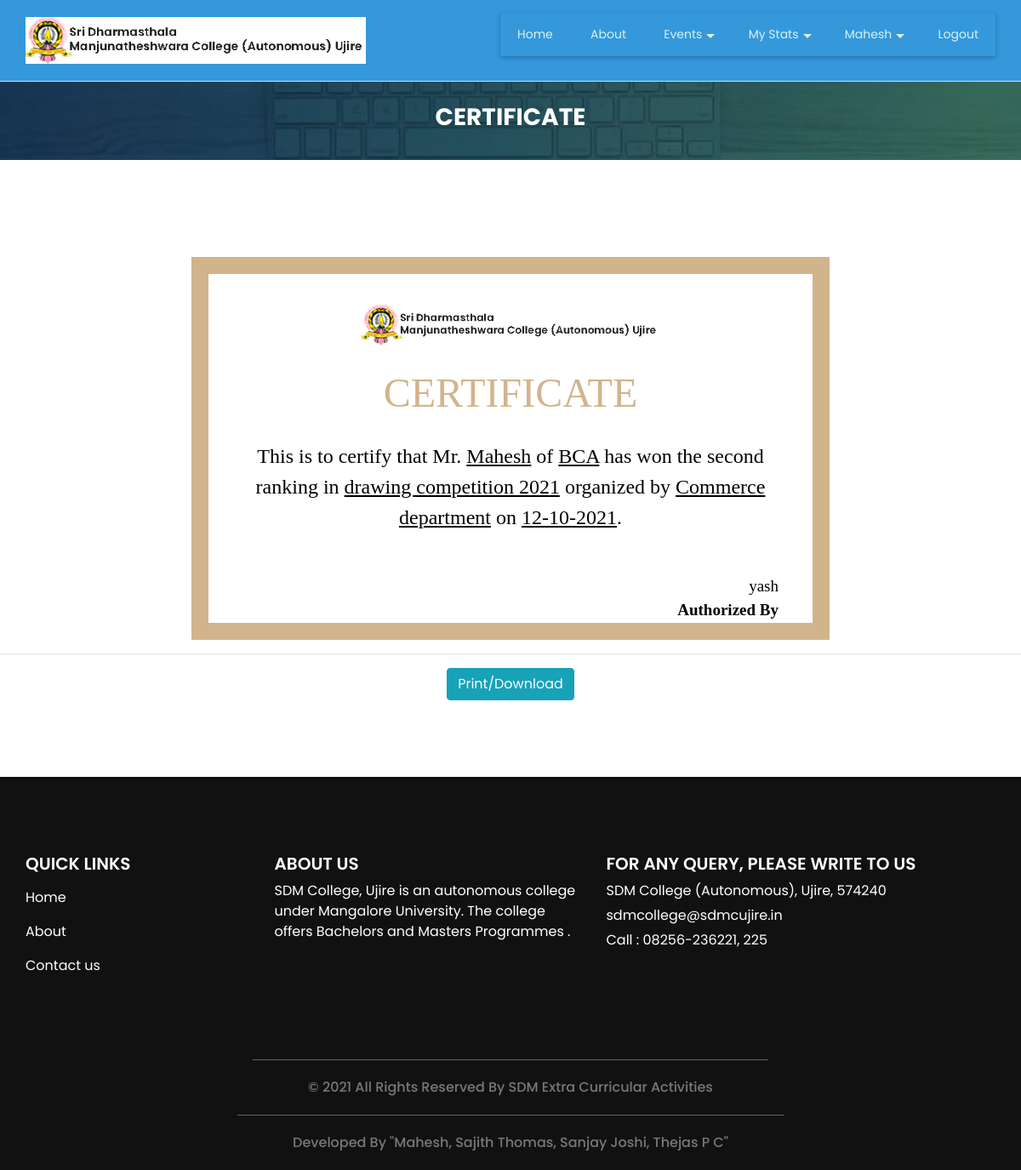
/certificate.php?event_id=14 (signed in), run on the app's committed database.
### tables this page shows
CREATE TABLE `student` (
  `student_id` int(11) NOT NULL,
  `student_name` varchar(30) NOT NULL,
  `course_id` int(11) NOT NULL,
  `student_rollno` varchar(10) NOT NULL,
  `student_password` varchar(300) NOT NULL,
  `st_class` varchar(20) NOT NULL,
  `student_image` varchar(300) NOT NULL,
  `gender` varchar(10) NOT NULL,
  `dob` date NOT NULL,
  `language` varchar(25) NOT NULL,
  `elective_paper` varchar(20) NOT NULL,
  `extension_activities` varchar(50) NOT NULL,
  `student_status` varchar(10) NOT NULL
);

CREATE TABLE `event_participation` (
  `event_participation_id` int(11) NOT NULL,
  `event_id` int(11) NOT NULL,
  `student_id` int(11) NOT NULL,
  `event_participation_type` varchar(25) NOT NULL,
  `team` varchar(25) NOT NULL,
  `apply_dt_tim` datetime NOT NULL,
  `event_participation_status` varchar(10) NOT NULL
);

CREATE TABLE `course` (
  `course_id` int(11) NOT NULL,
  `course_title` varchar(25) NOT NULL,
  `course_description` text NOT NULL,
  `course_status` varchar(10) NOT NULL
);

CREATE TABLE `event` (
  `event_id` bigint(20) NOT NULL,
  `event_type_id` int(11) NOT NULL,
  `event_participation_type` varchar(25) NOT NULL COMMENT 'Single, Team',
  `no_of_participants` int(11) NOT NULL,
  `event_title` varchar(300) NOT NULL,
  `event_description` text NOT NULL,
  `event_rules` text NOT NULL,
  `event_banner` varchar(300) NOT NULL,
  `department_id` int(11) NOT NULL,
  `club_id` int(11) NOT NULL,
  `course_id` text NOT NULL,
  `st_class` text NOT NULL,
  `event_date_time` datetime NOT NULL,
  `event_venue` text NOT NULL,
  `staff_id` int(11) NOT NULL,
  `participation_limit` int(11) NOT NULL,
  `event_status` varchar(10) NOT NULL
);

CREATE TABLE `department` (
  `department_id` int(11) NOT NULL,
  `department` varchar(25) NOT NULL,
  `department_detail` text NOT NULL,
  `department_status` varchar(10) NOT NULL
);

CREATE TABLE `staff` (
  `staff_id` int(11) NOT NULL,
  `staff_name` varchar(25) NOT NULL,
  `staff_dp` varchar(300) NOT NULL,
  `staff_type` varchar(20) NOT NULL,
  `department_id` int(11) NOT NULL,
  `login_id` varchar(40) NOT NULL,
  `password` varchar(300) NOT NULL,
  `gender` varchar(6) NOT NULL,
  `dob` date NOT NULL,
  `staff_status` varchar(10) NOT NULL
);

### certificate.php (the view, shortened to what this page needs)
<?php
include("header.php");
$sqlview = "SELECT * FROM  event_participation LEFT JOIN event ON event_participation.event_id=event.event_id LEFT JOIN student ON student.student_id=event_participation.student_id  where event.event_id='$_GET[event_id]' AND event_participation.student_id='$_SESSION[student_id]'";
$sqlview = $sqlview. " ORDER BY event_date_time DESC limit 1";
$qsqlview = mysqli_query($con,$sqlview);
$rsview = mysqli_fetch_array($qsqlview);
$sqlevent_result_status = "SELECT * FROM event_result_status where event_id='$_GET[event_id]' and student_id='$_SESSION[student_id]'";
$qsqlevent_result_status = mysqli_query($con,$sqlevent_result_status);
$rsevent_result_status = mysqli_fetch_array($qsqlevent_result_status);
$sqlevent_event_result = "SELECT * FROM event_result where event_id='$_GET[event_id]'";
$qsqlevent_event_result = mysqli_query($con,$sqlevent_event_result);
$rsevent_event_result = mysqli_fetch_array($qsqlevent_event_result);
$sqlstaff= "SELECT * FROM staff where staff_id='$rsevent_event_result[staff_id]'";
$qsqlstaff = mysqli_query($con,$sqlstaff);
$rsstaff = mysqli_fetch_array($qsqlstaff);
$sqlviewcourse = "SELECT * FROM  course where course_id='$rsview[course_id]'";
$qsqlviewcourse = mysqli_query($con,$sqlviewcourse);
$rsviewcourse = mysqli_fetch_array($qsqlviewcourse);
$sqlviewdepartment = "SELECT * FROM  department where department_id='$rsview[department_id]'";
$qsqlviewdepartment = mysqli_query($con,$sqlviewdepartment);
$rsviewdepartment = mysqli_fetch_array($qsqlviewdepartment);
?>
  <section class="login_section layout_padding" style="padding-top: 25px;padding-bottom: 25px;">
    <div class="container">
      <div class="row">
        <div class="col-md-12">
          <div class="detail-box">
            <center><h3>
             Certificate
            </h3></center>
          </div>
        </div>
      </div>
    </div>
  </section>
<br>
  <center>
  <section class="event_section layout_padding">
    <div class="container">
      <div class="event_container">
        <div class="" style="color: black; display: table; font-family: Georgia, serif; font-size: 24px;text-align: center;">
        <div class="container" style="border: 20px solid tan;width: 750px;display: table-cell;vertical-align: middle;">
		<br>
            <div class="logo" style="color: tan;">
               <center><img src="images/logo_new.jpg" style="width: 350px;"></center>
            </div>
            <div class="marquee">
                CERTIFICATE
            </div>
            <div class="assignment">
                This is to certify that
				<?php
				if($rsview['gender'] == "Male")
				{
					echo " Mr. ";
				}
				?>
				<u><?php echo $rsview['student_name']; ?></u> of <u><?php echo $rsviewcourse['course_title']; ?></u> has
                <?php
                if($rsevent_result_status['winning_position'] == 1)
                {
                echo " won the first ranking in";
                }
                elseif ($rsevent_result_status['winning_position'] == 2) {
                     echo " won the second ranking in";
                 }
                 elseif ($rsevent_result_status['winning_position'] == 3){
                    echo " won the Third ranking in";
                 }
                 elseif ($rsevent_result_status['winning_position'] == 0) {
                      echo "participated in";
                 }?>
                <U><?php echo $rsview['event_title']; ?></u> organized by <u><?php
				if($rsview['department_id'] != 0)
				{
				echo $rsviewdepartment['department'] . " department";
				}
				?></u> on <u><?php echo date("d-m-Y",strtotime($rsview['event_date_time'])); ?></u>.
            </div>
			<div class="row">
				<div class="col-md-12" style="text-align: right;font-size: 19px;padding-right: 40px;">
			<br>
				<?php echo $rsstaff['staff_name']; ?>
				<br><b>Authorized By</b></div>
				<br><br>
			</div>
        </div>
        </div>
      </div>
    </div>
	<hr>
	<a href="print_certificate.php?event_id=<?php echo $_GET['event_id']; ?>" class="btn btn-info" type="button"  >Print/Download</a>
  </section>
</center>
<?php
include("footer.php");
?>

### headerpage.php (shortened to what this page needs)
<div id="header">
  <header>
    <div class="container">
      <div class="row">
        <div class="col-12">
          <nav class="navbar navbar-expand-lg navbar-light">
            <a class="navbar-brand" href="index.php"><img src="images/logo_new.jpg" alt="logo" style="width: 400px;"></a>
            <div lass="collapse navbar-collapse" id="navbartoggle">
<div class="nav-fostrap" style="  position: absolute;
  top: 15px;right: 0;">
	<ul>
		<li><a href="index.php">Home</a></li>
		<li><a href="about.php">About</a></li>
<?php
			if(isset($_SESSION['student_id']))
			{
?>
		<li><a href="javascript:void(0)">Events<span class="arrow-down"></span></a>
		</li>
		<li><a href="javascript:void(0)">My Stats<span class="arrow-down"></span></a>
		</li>
		<li><a href="javascript:void(0)"><?php echo $rsstudentprofile['student_name']; ?><span class="arrow-down"></span></a>
		</li>
		<?php
			}
		?>
		<?php
		if(isset($_SESSION['staff_id']) || ($_SESSION['student_id']))
		{
		?>
		<li><a href="logout.php">Logout</a></li>
		<?php
		}
		else
		{
		?>
		<li><a href="student.php">Registration</a></li>
		<li><a href="login.php">Login</a></li>
		<?php
		}
		?>
	</ul>
</div>
            </div>
          </nav>
        </div>
      </div>
    </div>
  </header>
</div>

### css/style.css (style rules this page uses)
body { font-family: "Poppins", sans-serif; color: #000000; background-color: #ffffff; }
.layout_padding { padding: 90px 0; }
a, a:hover, a:focus { text-decoration: none; }
.btn, .btn:focus { outline: none !important; -webkit-box-shadow: none; box-shadow: none; }
.navbar-brand { display: -webkit-box; display: -ms-flexbox; display: flex; -webkit-box-orient: vertical; -webkit-box-direction: normal; -ms-flex-direction: column; flex-direction: column; -webkit-box-align: end; -ms-flex-align: end; align-items: flex-end; }
.login_section { background-image: url(../images/join-bg.jpg); background-size: cover; color: #ffffff; }
.login_section .row { -webkit-box-align: center; -ms-flex-align: center; align-items: center; }
.login_section .detail-box h3 { text-transform: uppercase; font-weight: bold; }

### css/responsive.css (style rules this page uses)
@media (min-width: 1200px) { .container { max-width: 1170px; } }

### topmenu.php (style rules this page uses)
.nav-fostrap { display: block; margin-bottom: 15px 0; background: #3498db; -webkit-box-shadow:0 2px 5px 0 rgba(0,0,0,0.26); -moz-box-shadow:0 2px 5px 0 rgba(0,0,0,0.26); -o-box-shadow:0 2px 5px 0 rgba(0,0,0,0.26); z-index: 120; box-shadow: 0 2px 5px 0 rgba(0,0,0,0.26); }
.nav-fostrap ul { list-style-type: none; margin: 0; padding: 0; display: block; }
.nav-fostrap li { list-style-type: none; margin: 0; padding: 0; display: inline-block; position: relative; font-size: 14px; color: #def1f0; }
.nav-fostrap li a { padding: 15px 20px; font-size: 14px; color: #def1f0; display: inline-block; outline: 0; font-weight: 400; text-decoration: none; }
.arrow-down { width: 0; height: 0; border-left: 5px solid transparent; border-right: 5px solid transparent; border-top: 5px solid #def1f0; position: relative; top: 15px; right: -5px; content: ""; }

### headerpage.php (style rules this page uses)
#header nav { padding: 15px 0px; }
#header { border-bottom: 1px solid #ddd; background-color: #3498db; float: center; width: 100%; }

### certificate.php (style rules this page uses)
.marquee { color: tan; font-size: 48px; margin: 20px; }
.assignment { margin: 20px; }

### data on the page
student: student_name "Mahesh"
event_participation: student.student_name "Mahesh", event.event_title "drawing competition 2021", event.event_date_time "12-10-2021"
course: course_title "BCA"
department: department "Commerce"
staff: staff_name "yash"
